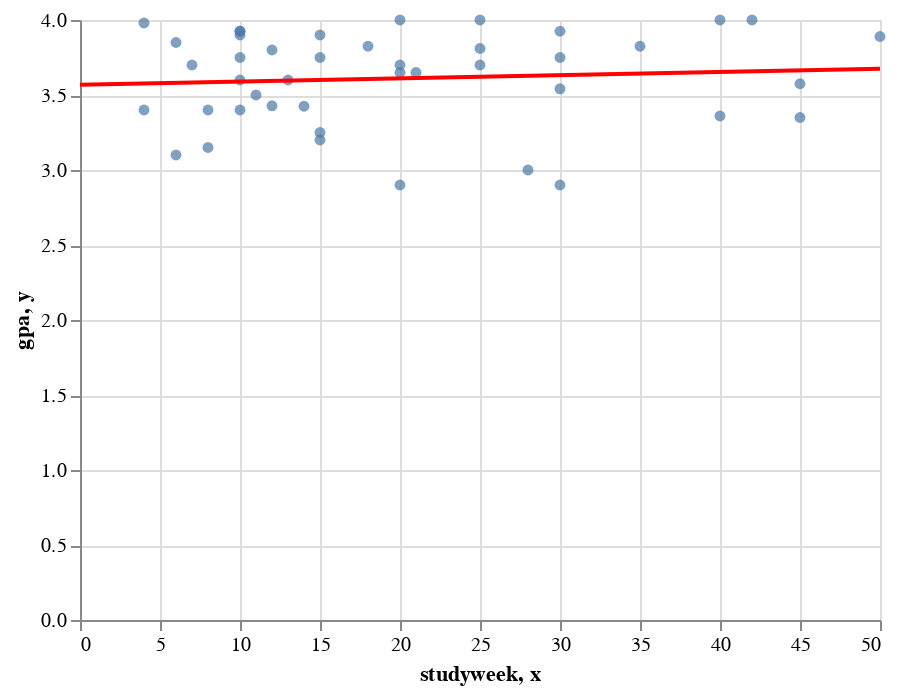

The code cell stored with this chart in its notebook:
### Code cell
regression = alt.Chart(pd.DataFrame({"x": [0, 50], "y": [intercept, intercept + m * 50]})).mark_line().encode(
    x='x',
    y='y',
    color=alt.value('red')
)

combined = (scatter_plot + regression)

combined

### Figure 1 — Vega-Lite specification as saved in the notebook (floating-point values rounded to 4 significant figures)
{"config": {"view": {"continuousWidth": 400, "continuousHeight": 300}}, "layer": [{"data": {"name": "data-00875a5ab5b81ef5cec7140bad287dab"}, "mark": {"type": "point", "filled": true}, "encoding": {"tooltip": [{"field": "gpa", "type": "nominal"}, {"field": "studyweek", "type": "nominal"}], "x": {"field": "studyweek", "type": "quantitative"}, "y": {"field": "gpa", "type": "quantitative"}}}, {"data": {"name": "data-dcb8738b2dd480fd3947fe0a8a4ca970"}, "mark": "line", "encoding": {"color": {"value": "red"}, "x": {"field": "x", "type": "quantitative"}, "y": {"field": "y", "type": "quantitative"}}}], "$schema": "https://vega.github.io/schema/vega-lite/v4.17.0.json", "datasets": {"data-00875a5ab5b81ef5cec7140bad287dab": [{"gpa": 3.89, "studyweek": 50, "sleepnight": 6.0, "gender": "female"}, {"gpa": 3.9, "studyweek": 15, "sleepnight": 6.0, "gender": "female"}, {"gpa": 3.75, "studyweek": 15, "sleepnight": 7.0, "gender": "female"}, {"gpa": 4.0, "studyweek": 25, "sleepnight": 7.0, "gender": "female"}, {"gpa": 3.25, "studyweek": 15, "sleepnight": 6.0, "gender": "female"}, {"gpa": 3.925, "studyweek": 10, "sleepnight": 8.0, "gender": "female"}, {"gpa": 3.428, "studyweek": 12, "sleepnight": 8.0, "gender": "female"}, {"gpa": 3.9, "studyweek": 10, "sleepnight": 8.0, "gender": "female"}, {"gpa": 2.9, "studyweek": 30, "sleepnight": 6.0, "gender": "female"}, {"gpa": 3.925, "studyweek": 30, "sleepnight": 7.0, "gender": "female"}, {"gpa": 3.65, "studyweek": 21, "sleepnight": 9.0, "gender": "female"}, {"gpa": 3.75, "studyweek": 10, "sleepnight": 8.5, "gender": "female"}, {"gpa": 3.8, "studyweek": 12, "sleepnight": 8.0, "gender": "female"}, {"gpa": 3.4, "studyweek": 4, "sleepnight": 9.0, "gender": "female"}, {"gpa": 3.575, "studyweek": 45, "sleepnight": 6.5, "gender": "female"}, {"gpa": 3.85, "studyweek": 6, "sleepnight": 7.0, "gender": "female"}, {"gpa": 3.4, "studyweek": 10, "sleepnight": 7.0, "gender": "female"}, {"gpa": 3.6, "studyweek": 13, "sleepnight": 6.0, "gender": "female"}, {"gpa": 3.825, "studyweek": 35, "sleepnight": 8.0, "gender": "female"}, {"gpa": 3.925, "studyweek": 10, "sleepnight": 8.0, "gender": "female"}, {"gpa": 4.0, "studyweek": 40, "sleepnight": 8.0, "gender": "female"}, {"gpa": 3.425, "studyweek": 14, "sleepnight": 9.0, "gender": "female"}, {"gpa": 3.75, "studyweek": 30, "sleepnight": 6.0, "gender": "female"}, {"gpa": 3.15, "studyweek": 8, "sleepnight": 6.0, "gender": "female"}, {"gpa": 3.4, "studyweek": 8, "sleepnight": 6.5, "gender": "female"}, {"gpa": 3.7, "studyweek": 20, "sleepnight": 7.0, "gender": "female"}, {"gpa": 3.36, "studyweek": 40, "sleepnight": 7.0, "gender": "female"}, {"gpa": 3.7, "studyweek": 25, "sleepnight": 5.0, "gender": "female"}, {"gpa": 3.6, "studyweek": 10, "sleepnight": 7.0, "gender": "female"}, {"gpa": 3.825, "studyweek": 18, "sleepnight": 7.0, "gender": "female"}, {"gpa": 3.2, "studyweek": 15, "sleepnight": 6.0, "gender": "female"}, {"gpa": 3.5, "studyweek": 11, "sleepnight": 7.0, "gender": "female"}, {"gpa": 3.0, "studyweek": 28, "sleepnight": 6.0, "gender": "female"}, {"gpa": 3.98, "studyweek": 4, "sleepnight": 7.0, "gender": "female"}, {"gpa": 3.81, "studyweek": 25, "sleepnight": 7.5, "gender": "female"}, {"gpa": 4.0, "studyweek": 42, "sleepnight": 5.0, "gender": "female"}, {"gpa": 3.65, "studyweek": 20, "sleepnight": 6.0, "gender": "female"}, {"gpa": 3.7, "studyweek": 7, "sleepnight": 8.0, "gender": "female"}, {"gpa": 3.1, "studyweek": 6, "sleepnight": 8.0, "gender": "female"}, {"gpa": 4.0, "studyweek": 20, "sleepnight": 7.0, "gender": "female"}, {"gpa": 3.35, "studyweek": 45, "sleepnight": 6.0, "gender": "female"}, {"gpa": 3.541, "studyweek": 30, "sleepnight": 7.5, "gender": "female"}, {"gpa": 2.9, "studyweek": 20, "sleepnight": 6.0, "gender": "female"}], "data-dcb8738b2dd480fd3947fe0a8a4ca970": [{"x": 0, "y": 3.568}, {"x": 50, "y": 3.675}]}}
